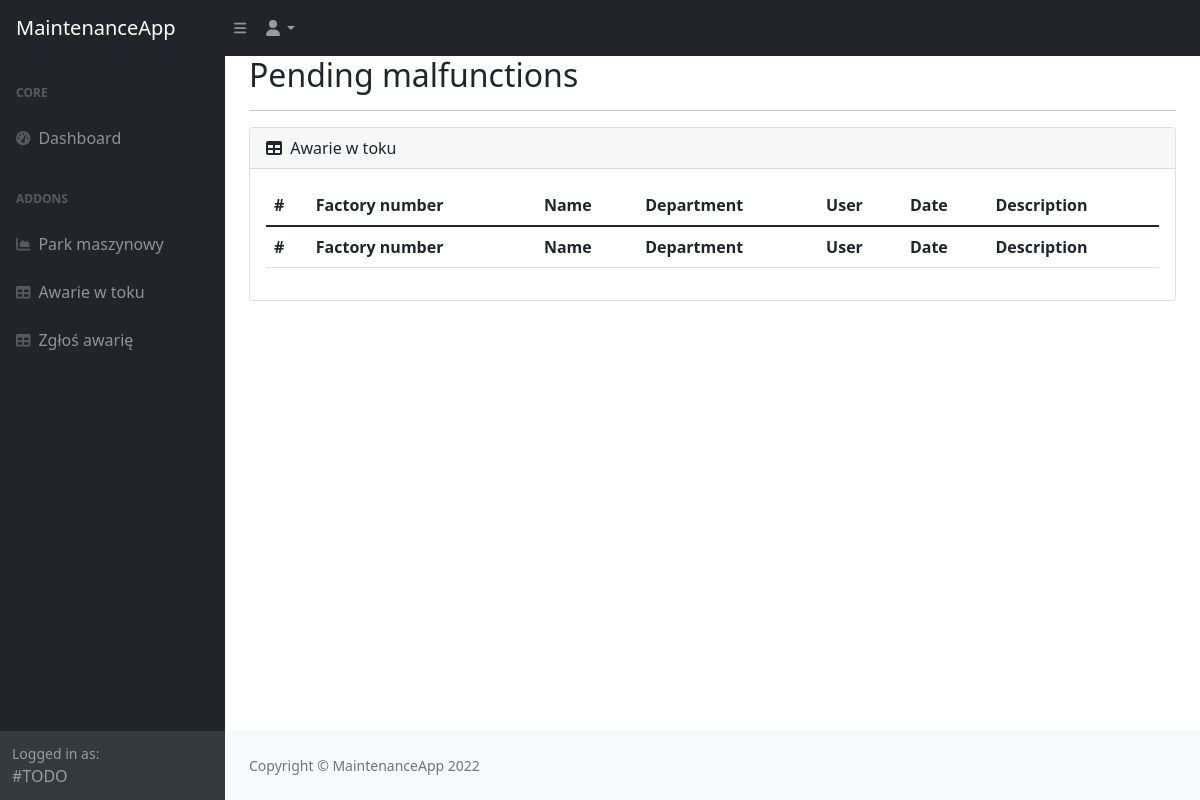
/malfunctions/pending/, run on an earlier commit of the app's database.
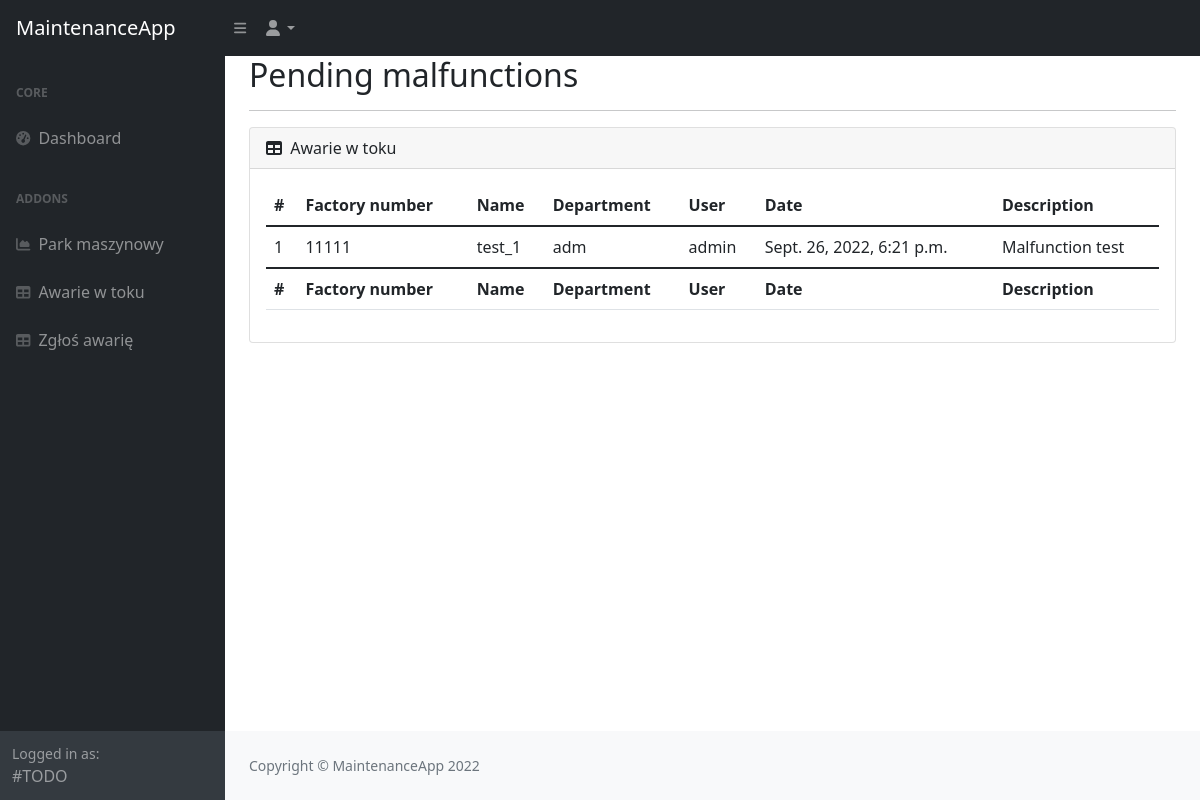
And on a later commit of the database.
### malfunctions/models.py (models this page shows)
class MalfunctionPending(models.Model):
    machine = models.ForeignKey(Machine, on_delete=models.CASCADE)
    malfunction_report = models.OneToOneField(
        MalfunctionReport, on_delete=models.CASCADE
    )

class MalfunctionReport(models.Model):
    machine = models.ForeignKey(Machine, on_delete=models.CASCADE)
    user = models.ForeignKey(
        settings.AUTH_USER_MODEL, on_delete=models.SET_DEFAULT, default=0
    )
    datetime = models.DateTimeField(auto_now_add=True)
    description = models.TextField()
    image = models.ImageField(upload_to="media/malfunction_issues")

### machines/models.py (models this page shows, shortened)
class Machine(models.Model):
    STATUS = (
        ("available", "working fine"),
        ("nonwork", "not working"),
        ("attention", "need some repairs but working"),
    )
    factory_number = models.CharField(max_length=100)
    machine_group = models.ForeignKey(MachineGroup, on_delete=models.CASCADE, default=0)
    name = models.CharField(max_length=100)
    number = models.CharField(max_length=100)
    producer = models.CharField(max_length=100)
    purchase_data = models.DateField()
    department = models.ForeignKey(Department, on_delete=models.CASCADE)
    machine_status = models.CharField(
        max_length=32, choices=STATUS, default="available"
    )

### departments/models.py (models this page shows)
class Department(models.Model):
    name = models.CharField(max_length=32)

### users/models.py (models this page shows)
class User(AbstractUser):
    FUNCTION = (
        ("electrican", "electrican"),
        ("mechanic", "mechanic"),
        ("automation_serviceman", "automation serviceman"),
        ("maintenance_supervisor", "maintenance supervisor"),
        ("department_supervisor", "department supervisor"),
        ("production_worker", "production worker"),
    )
    GROUP = (("report", "report"), ("view", "view"), ("manage", "manage"))
    first_name = models.CharField(max_length=50, blank=True)
    last_name = models.CharField(max_length=70, blank=True)
    department = models.ForeignKey(
        Department, on_delete=models.SET_DEFAULT, default=1, blank=True
    )
    group = models.CharField(max_length=20, choices=GROUP, blank=True)
    email = models.EmailField(blank=True)
    function = models.CharField(max_length=50, choices=FUNCTION, blank=True)
    mobile = models.CharField(max_length=12, blank=True)

### malfunctions/views.py (the view)
# urls.py: path("pending/", malfunctions_pending, name="malfunctions_pending"),
def malfunctions_pending(request):
    malfunctions = MalfunctionPending.objects.all()
    context = {"malfunctions": malfunctions}
    return render(request, "malfunctions/malfunctions_pending.html", context)

### malfunctions/templates/malfunctions/malfunctions_pending.html
{% extends 'maintenance/base.html' %}
{% block content %}
<h2>Pending malfunctions</h2>
<hr>
<div class="card mb-4">
    <div class="card-header">
        <i class="fas fa-table me-1"></i>
        Awarie w toku
    </div>
    <div class="card-body">
        <table class="table">
            <thead>
                <tr>
                    <th>#</th>
                    <th>Factory number</th>
                    <th>Name</th>
                    <th>Department</th>
                    <th>User</th>
                    <th>Date</th>
                    <th>Description</th>
                </tr>
            </thead>
            <tfoot>
                <tr>
                    <th>#</th>
                    <th>Factory number</th>
                    <th>Name</th>
                    <th>Department</th>
                    <th>User</th>
                    <th>Date</th>
                    <th>Description</th>
                </tr>
            </tfoot>
            <tbody>
            {% for malfunction in malfunctions %}
                <tr>
                    <td>{{ malfunction.pk }}</td>
                    <td>{{ malfunction.machine.factory_number }}</td>
                    <td>{{ malfunction.machine.name }}</td>
                    <td>{{ malfunction.machine.department.name }}</td>
                    <td>{{ malfunction.malfunction_report.user }}</td>
                    <td>{{ malfunction.malfunction_report.datetime }}</td>
                    <td>{{ malfunction.malfunction_report.description }}</td>
                </tr>
            {% endfor %}
            </tbody>
        </table>
    </div>
</div>
{% endblock %}

What changed in the data, as far as the page shows it:
added MalfunctionPending: pk "1", machine.factory_number "11111", machine.name "test_1", machine.department.name "adm", malfunction_report.user "admin", malfunction_report.datetime "Sept. 26, 2022, 6:21 p.m.", malfunction_report.description "Malfunction test"
